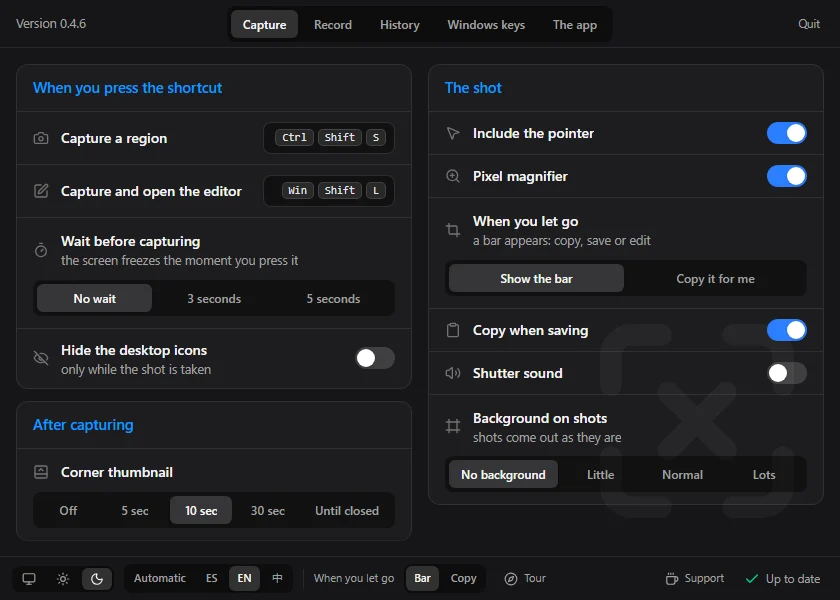
#> input picture frontlaxweb/img/ajustes-en.webp, 840 x 600 px, given in place of winshotx-tarjeta-ajustes.png, which was not available
$ python generar-social.py
#> lines starting #> are read from the running program, lines starting #| are printed output that depends on the picture; after the words box and inside, x2 and y2 are one past the last pixel; in counts of white or black regions, pixels touching at a corner belong together
"""
Dibuja la imagen de 1200x630 que sale al pegar el enlace en X, Discord o Slack (social.png y
social-en.png, las dos en inglés), con la ventana de Ajustes de la app de verdad dentro.

    python frontlaxweb/generar-social.py

Necesita Pillow y las fuentes de Windows. El logo se dibuja aquí mismo, así que no depende
de ningún archivo suelto.
"""
import math
import pathlib
import subprocess
import tempfile
from PIL import Image, ImageDraw, ImageFilter, ImageFont

AQUI = pathlib.Path(__file__).parent
AZUL = (10, 155, 255)
FONDO = (11, 11, 13)


def arco(cx, cy, r, a0, a1, n=18):
    return [(cx + r * math.cos(math.radians(a0 + (a1 - a0) * i / n)),
             cy + r * math.sin(math.radians(a0 + (a1 - a0) * i / n))) for i in range(n + 1)]


def logo(tam):
    """El mismo trazo del icono: cuatro esquinas gruesas y una X blanca."""
#> called with tam = 1024
    ss, k = 4, tam / 64
    img = Image.new("RGBA", (tam * ss, tam * ss), (0, 0, 0, 0))
#> img: PIL image 4096x4096 RGBA; every value is 0
    d = ImageDraw.Draw(img)

    def trazo(pts, w, color):
#> called with w = 8, color = (10, 155, 255, 255)
        p = [(x * k * ss, y * k * ss) for x, y in pts]
        r = w * k * ss / 2
        for (x0, y0), (x1, y1) in zip(p, p[1:]):
            pasos = max(1, int(math.hypot(x1 - x0, y1 - y0)))
            for i in range(pasos + 1):
                t = i / pasos
                x, y = x0 + (x1 - x0) * t, y0 + (y1 - y0) * t
                d.ellipse([x - r, y - r, x + r, y + r], fill=color)

    R = 6
    trazo([(8, 22)] + arco(8 + R, 14, R, 180, 270) + [(22, 8)], 8, AZUL + (255,))
    trazo([(42, 8)] + arco(56 - R, 14, R, 270, 360) + [(56, 22)], 8, AZUL + (255,))
    trazo([(56, 42)] + arco(56 - R, 50, R, 0, 90) + [(42, 56)], 8, AZUL + (255,))
    trazo([(22, 56)] + arco(8 + R, 50, R, 90, 180) + [(8, 42)], 8, AZUL + (255,))
    trazo([(24, 24), (40, 40)], 8.5, (255, 255, 255, 255))
    trazo([(40, 24), (24, 40)], 8.5, (255, 255, 255, 255))
    return img.resize((tam, tam), Image.LANCZOS)
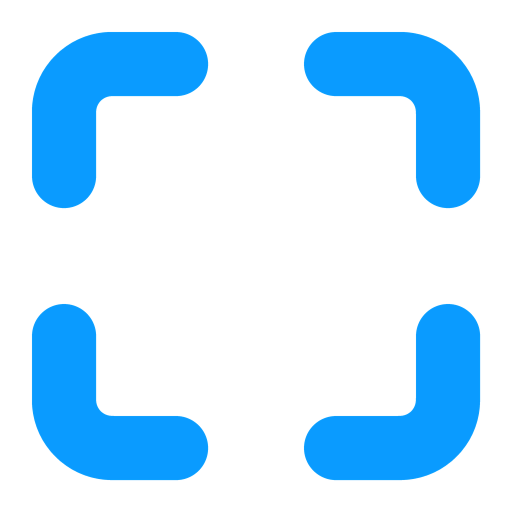
#> returned value: PIL image 1024x1024 RGBA (shown at 1/2 size); mean R, G, B, A 29.8, 67.2, 92.6, 89.9; transparent parts drawn white


# El PNG de la marca sale de la misma funcion que el logo de las tarjetas. Antes se
# guardaba a mano y se quedo con la cruz vieja cuando el trazo paso a ser una X: si solo
# hay una fuente, no se pueden desincronizar.
marca_png = logo(1024)
marca_png.save(AQUI.parent / "docs" / "img" / "logo.png")
print("hecha: docs/img/logo.png")


def fuente(nombre, tam):
    return ImageFont.truetype(rf"C:\Windows\Fonts\{nombre}", tam)


def captura_de_la_app():
    """Los Ajustes de la app de verdad, en inglés y en oscuro, a 2x: la saca el banco de fotos
    (`scripts/ver-ventana.mjs`, sobre `dist/`, así que antes hace falta `pnpm build`). Así la
    tarjeta enseña siempre la versión de hoy y nunca una foto vieja guardada a mano."""
    destino = pathlib.Path(tempfile.gettempdir()) / "winshotx-tarjeta-ajustes.png"
    subprocess.run(["node", str(AQUI.parent / "scripts" / "ver-ventana.mjs"), str(destino),
                    "--seccion=grabar", "--idioma=en", "--tema=oscuro", "--escala=2"],
                   check=True, cwd=AQUI.parent, stdout=subprocess.DEVNULL)
#> (this line was passed over: subprocess is not available in this run)
    return Image.open(destino).convert("RGB")
#> returned value is the input picture: PIL image 840x600 RGB; mean R, G, B 32.3, 32.9, 35.3


def esquinas(img, radio):
    mascara = Image.new("L", img.size, 0)
    ImageDraw.Draw(mascara).rounded_rectangle([0, 0, img.size[0] - 1, img.size[1] - 1], radio, fill=255)
    return mascara


def tarjeta(destinos, titulo1, titulo2, bajada, datos, app):
    """La de 1200x630 que sale al pegar el enlace. En inglés en las dos portadas: Munito, 15-nov,
    con la de antes delante («hay que arreglar y mejorar la foto, y que esté en inglés»)."""
#> called with titulo1 = 'Crop the screen', titulo2 = 'before you blink'
    W, H = 1200, 630
#> W = 1200; H = 630
    img = Image.new("RGBA", (W, H), FONDO + (255,))
#> img: PIL image 1200x630 RGBA
    halo = Image.new("RGBA", (W, H), (0, 0, 0, 0))
#> halo: PIL image 1200x630 RGBA; every value is 0
    hd = ImageDraw.Draw(halo)
    for cx, cy, R, a in ((930, 330, 560, 34), (120, 90, 420, 18)):
        for r in range(R, 0, -8):
            hd.ellipse([cx - r, cy - r, cx + r, cy + r], fill=AZUL + (int(a * (1 - r / R) ** 1.7),))
    img = Image.alpha_composite(img, halo)
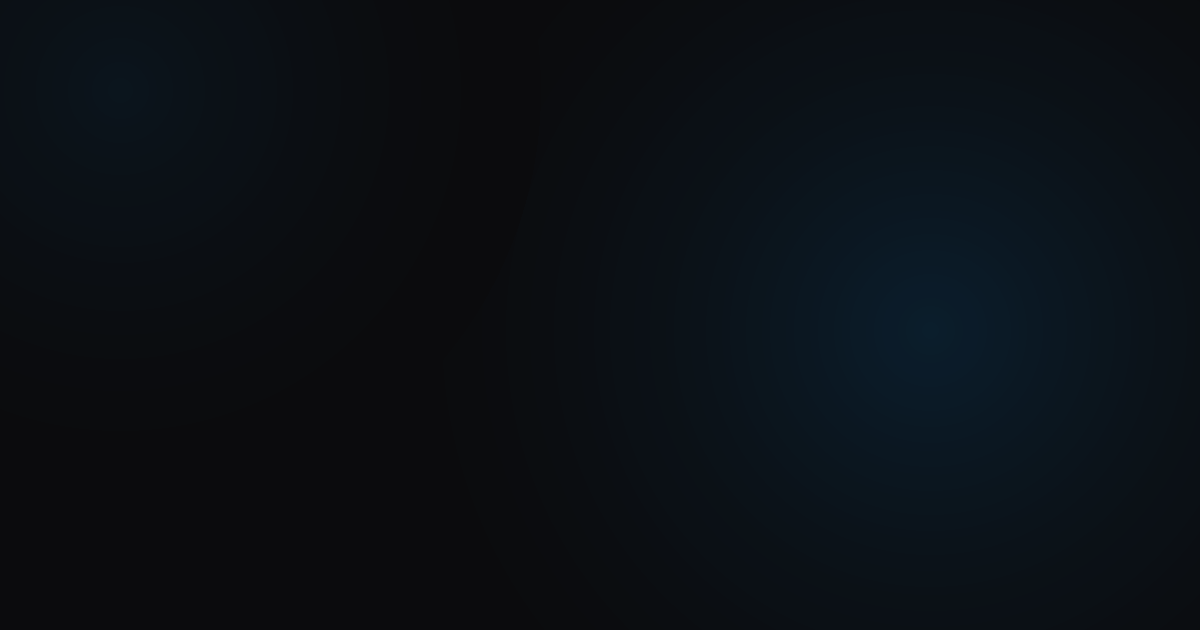
#> img: PIL image 1200x630 RGBA; mean R, G, B, A 11, 15.7, 20.8, 255

    # La ventana de la app, grande y saliéndose por la derecha y por abajo, con su sombra.
    ancho = 660
    foto = app.resize((ancho, round(app.size[1] * ancho / app.size[0])), Image.LANCZOS)
    x0, y0 = 612, 84
    sombra = Image.new("RGBA", (W, H), (0, 0, 0, 0))
    ImageDraw.Draw(sombra).rounded_rectangle([x0 + 6, y0 + 22, x0 + foto.size[0] + 6, y0 + foto.size[1] + 22], 18,
                                             fill=(0, 0, 0, 170))
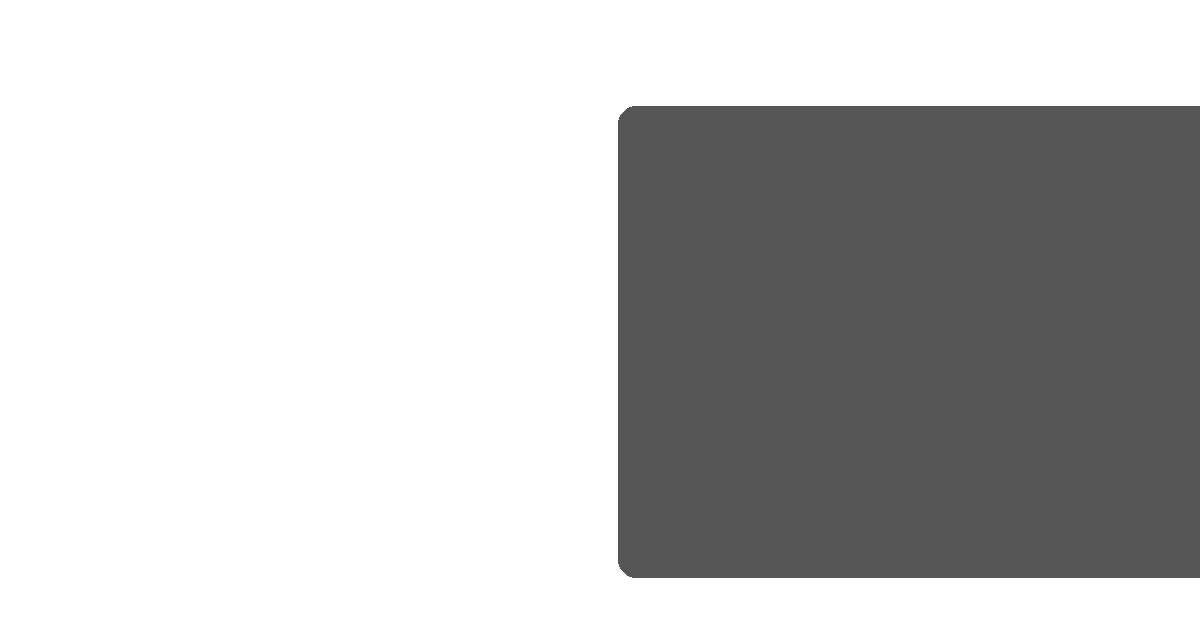
#> sombra: PIL image 1200x630 RGBA; mean R, G, B, A 0, 0, 0, 61.7; transparent parts drawn white
    img = Image.alpha_composite(img, sombra.filter(ImageFilter.GaussianBlur(26)))
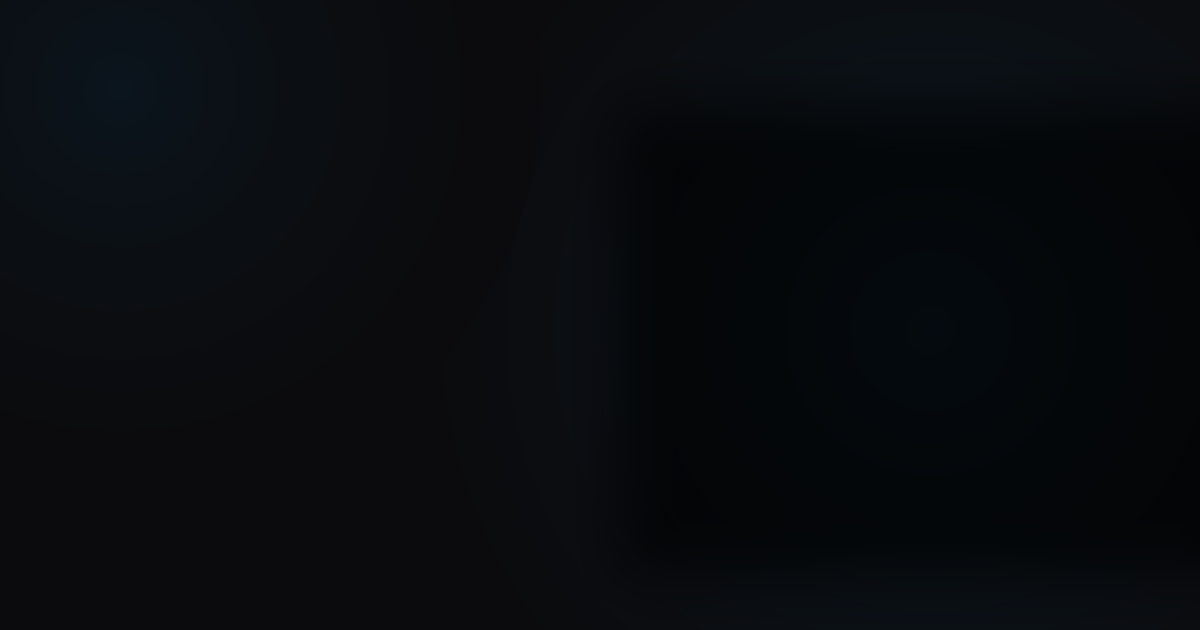
#> img: PIL image 1200x630 RGBA; mean R, G, B, A 8.4, 10.9, 14.1, 255
    img.paste(foto, (x0, y0), esquinas(foto, 18))
#> in esquinas, `mascara = Image.new("L", img.size, 0)`: mascara: PIL image 660x471 L; every value is 0
#> in esquinas, `ImageDraw.Draw(mascara).rounded_rectangle([0, 0, img.size[0] - 1, img...`:
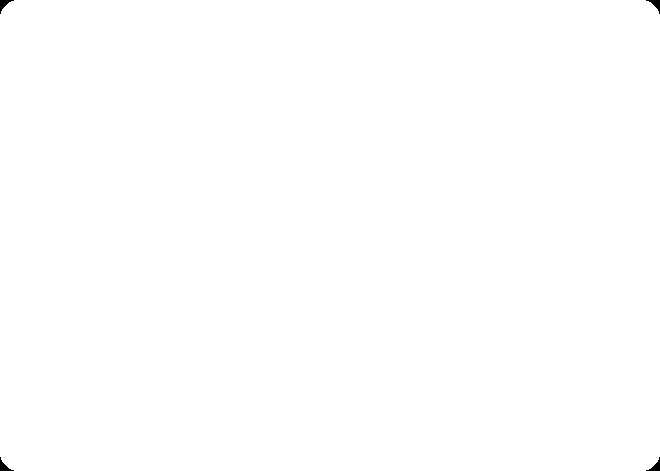
#> mascara: PIL image 660x471 L; 99.9% white; 4 black regions, box (x1, y1, x2, y2) and area: (0, 0, 14, 14) 74, (646, 0, 660, 14) 74, (0, 457, 14, 471) 74, (646, 457, 660, 471) 74
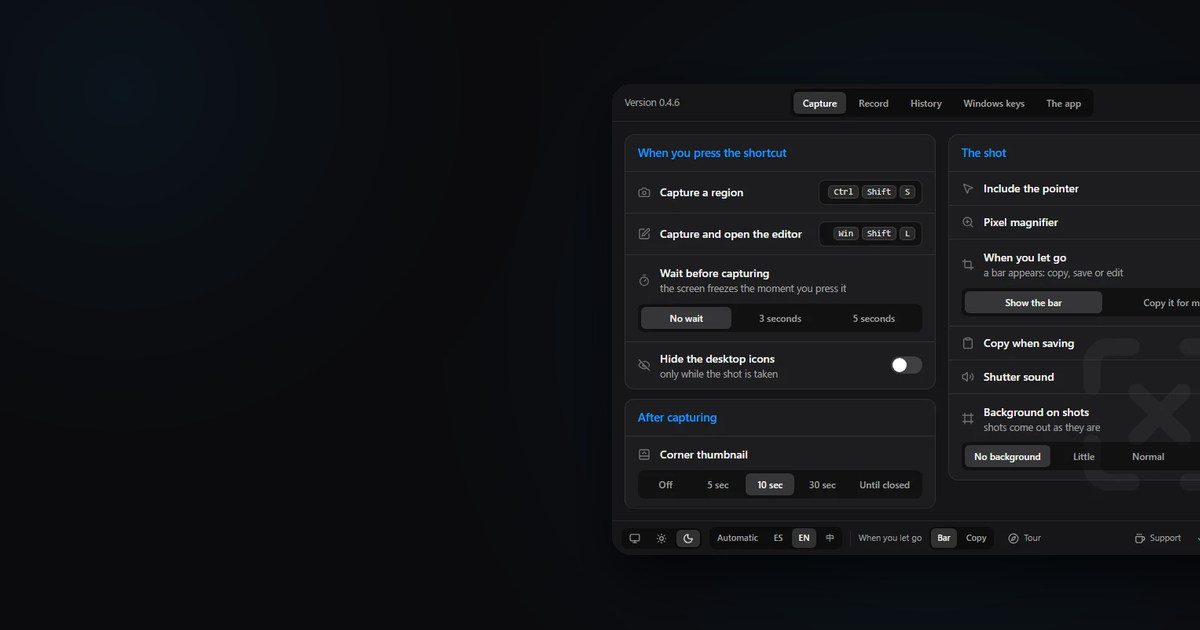
#> img: PIL image 1200x630 RGBA; mean R, G, B, A 18.6, 20.2, 23.1, 255
    d = ImageDraw.Draw(img)
    d.rounded_rectangle([x0, y0, x0 + foto.size[0] - 1, y0 + foto.size[1] - 1], 18, outline=(58, 58, 66), width=2)

    # Lo de la izquierda, con un velo por si la foto llega debajo.
    marca = logo(80)
#> call 2 of logo, with tam = 80
#> in logo (call 2), `img = Image.new("RGBA", (tam * ss, tam * ss), (0, 0, 0, 0))`: img: PIL image 320x320 RGBA; every value is 0
#> in logo (call 2), `return img.resize((tam, tam), Image.LANCZOS)`:
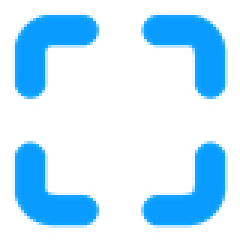
#> returned value: PIL image 80x80 RGBA (shown 3 times larger); mean R, G, B, A 39.1, 95.2, 129.3, 92.5; transparent parts drawn white
    img.paste(marca, (64, 60), marca)
#> img: PIL image 1200x630 RGBA
    d.text((160, 70), "winshotx", font=fuente("segoeuib.ttf", 46), fill=(255, 255, 255))

    # El titular, al tamaño mayor que quepa antes de la ventana (medido, no a ojo).
    hueco = x0 - 64 - 40
    tam = 66
    while tam > 40 and max(d.textlength(t, font=fuente("segoeuib.ttf", tam)) for t in (titulo1, titulo2)) > hueco:
        tam -= 2
#> this loop made 2 passes
#> tam on passes 1 to 2: 64, 62
#> after the loop, tam = 62
    grande = fuente("segoeuib.ttf", tam)
    d.text((62, 190), titulo1, font=grande, fill=(255, 255, 255))
    d.text((62, 190 + tam * 1.12), titulo2, font=grande, fill=AZUL)
    # La bajada, igual: desde la 0.6.0 dice «Windows and Linux» y a 26 px se metía debajo de la ventana.
    tam_bajada = 26
    while tam_bajada > 20 and d.textlength(bajada, font=fuente("segoeui.ttf", tam_bajada)) > hueco:
        tam_bajada -= 1
#> this loop made 6 passes
#> tam_bajada on passes 1 to 6: 25, 24, 23, 22, 21, 20
#> after the loop, tam_bajada = 20
#> (the run stopped early here; a loop or call above may not have finished)
